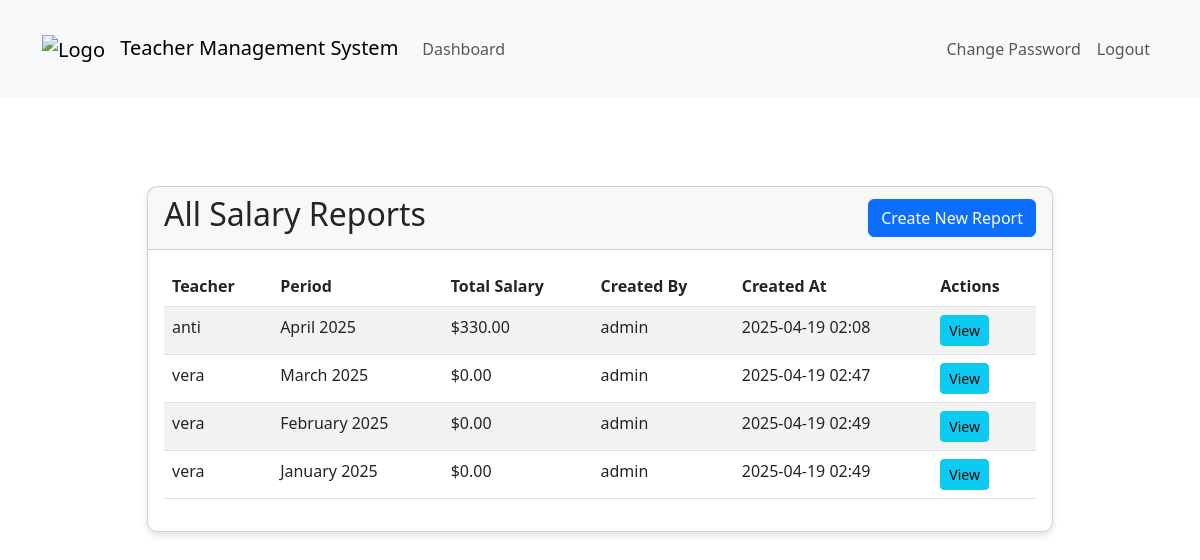
The app's page /dashboard/superuser/salary-reports/ (signed in) with its own data.
### teachers_app/models.py (models this page shows, shortened)
class SalaryReport(models.Model):
    teacher = models.ForeignKey(Teacher, on_delete=models.CASCADE)
    start_date = models.DateTimeField()
    end_date = models.DateTimeField()
    total_hours = models.DecimalField(max_digits=10, decimal_places=2, null=True, blank=True)
    total_amount = models.DecimalField(max_digits=10, decimal_places=2, null=True, blank=True)
    created_at = models.DateTimeField(auto_now_add=True)
    created_by = models.ForeignKey(CustomUser, on_delete=models.SET_NULL, null=True)
    notes = models.TextField(blank=True)
    is_deleted = models.BooleanField(default=False)
    deleted_at = models.DateTimeField(null=True, blank=True)

class Teacher(models.Model):
    user = models.OneToOneField(CustomUser, on_delete=models.CASCADE)
    subjects = models.CharField(max_length=200, blank=True, help_text="Optional: List of subjects taught")
    def __str__(self):
        return f"{self.user.username} - {self.subjects}" if self.subjects else self.user.username

class CustomUser(AbstractUser):
    is_student   = models.BooleanField(default=False)
    is_teacher = models.BooleanField(default=False)
    is_inspector = models.BooleanField(default=False)

### teachers_app/views.py (the view)
# urls.py: path('superuser/salary-reports/', views.list_salary_reports, name='list_salary_reports'),
@login_required
@user_passes_test(lambda u: u.is_superuser)
def list_salary_reports(request, teacher_id=None):
    if teacher_id:
        teacher = get_object_or_404(Teacher, id=teacher_id)
        reports = SalaryReport.objects.filter(
            teacher=teacher,
            is_deleted=False
        ).order_by('-start_date')
    else:
        teacher = None
        reports = SalaryReport.objects.filter(
            is_deleted=False
        ).order_by('-start_date')
    reports_with_data = []
    for report in reports:
        year = report.start_date.year
        month = report.start_date.month
        report_data = SalaryCalculationService.calculate_salary(report.teacher, year, month)
        reports_with_data.append({
            'report': report,
            'total_salary': report_data['total_salary']
        })
    return render(request, 'superuser/list_salary_reports.html', {
        'teacher': teacher,
        'reports': reports_with_data
    })

### teachers_app/models.py (called while the page is built)
    def __str__(self):
        return f"{self.name} (${self.hourly_rate}/hour)"

    def calculated_hours(self):
        if self.entry_type == 'manual' and self.manual_hours:
            return self.manual_hours
        elif self.entry_type == 'clock' and self.clock_in and self.clock_out:
            duration = self.clock_out - self.clock_in
            return duration.total_seconds() / 3600  # Return hours
        elif self.entry_type == 'time_range' and self.start_time and self.end_time:
            duration = self.end_time - self.start_time
            return duration.total_seconds() / 3600  # Return hours
        return None  # Return None if no valid data

    def __str__(self):
        if self.entry_type == 'manual':
            return f"{self.teacher} - {self.task} - {self.manual_hours} hours"
        elif self.entry_type == 'time_range':
            return f"{self.teacher} - {self.task} - {self.start_time} to {self.end_time}"
        return f"{self.teacher} - {self.task} - {self.clock_in} to {self.clock_out}"

### templates/superuser/list_salary_reports.html
{% extends 'base.html' %}
{% load static %}
{% block content %}
<div class="container mt-4">
    <div class="row">
        <div class="col-md-10 offset-md-1">
            <div class="card">
                <div class="card-header d-flex justify-content-between align-items-center">
                    <h2>
                        {% if teacher %}
                            Salary Reports for {{ teacher.user.username }}
                        {% else %}
                            All Salary Reports
                        {% endif %}
                    </h2>
                    <a href="{% url 'create_salary_report' %}" class="btn btn-primary">Create New Report</a>
                </div>
                <div class="card-body">
                    {% if reports %}
                        <table class="table table-striped">
                            <thead>
                                <tr>
                                    {% if not teacher %}
                                        <th>Teacher</th>
                                    {% endif %}
                                    <th>Period</th>
                                    <th>Total Salary</th>
                                    <th>Created By</th>
                                    <th>Created At</th>
                                    <th>Actions</th>
                                </tr>
                            </thead>
                            <tbody>
                                {% for item in reports %}
                                <tr>
                                    {% if not teacher %}
                                        <td>{{ item.report.teacher.user.username }}</td>
                                    {% endif %}
                                    <td>{{ item.report.start_date|date:"F Y" }}</td>
                                    <td>${{ item.total_salary|floatformat:2 }}</td>
                                    <td>{{ item.report.created_by.username }}</td>
                                    <td>{{ item.report.created_at|date:"Y-m-d H:i" }}</td>
                                    <td>
                                        <a href="{% url 'teacher_view_salary_report' item.report.teacher.id item.report.start_date|date:'Y' item.report.start_date|date:'n' %}"
                                           class="btn btn-sm btn-info">View</a>
                                    </td>
                                </tr>
                                {% endfor %}
                            </tbody>
                        </table>
                    {% else %}
                        <div class="alert alert-info">
                            No salary reports found.
                        </div>
                    {% endif %}
                </div>
            </div>
        </div>
    </div>
</div>
{% endblock %}

### static/css/custom.css (style rules this page uses)
body { margin: 0; min-height: 100vh; background-size: cover; background-position: center; background-attachment: fixed; background-repeat: no-repeat; }
body::before { content: ""; position: fixed; top: 0; left: 0; width: 100%; height: 100%; z-index: -1; }
.card { background-color: rgba(255, 255, 255, 0.9); border-radius: 10px; box-shadow: 0 4px 6px rgba(0, 0, 0, 0.1); }
.container { padding-top: 20px; padding-bottom: 20px; }
.custom-bg { margin: 0; min-height: 100vh; background-image: url('/static/images/background.png'); background-size: cover; background-position: center; background-attachment: fixed; background-repeat: no-repeat; }

### records on screen
SalaryReport: report.teacher.user.username "anti", report.start_date "April 2025", total_salary "330.00", report.created_by.username "admin", report.created_at "2025-04-19 02:08"
SalaryReport: report.teacher.user.username "vera", report.start_date "March 2025", total_salary "0.00", report.created_by.username "admin", report.created_at "2025-04-19 02:47"
SalaryReport: report.teacher.user.username "vera", report.start_date "February 2025", total_salary "0.00", report.created_by.username "admin", report.created_at "2025-04-19 02:49"
SalaryReport: report.teacher.user.username "vera", report.start_date "January 2025", total_salary "0.00", report.created_by.username "admin", report.created_at "2025-04-19 02:49"
